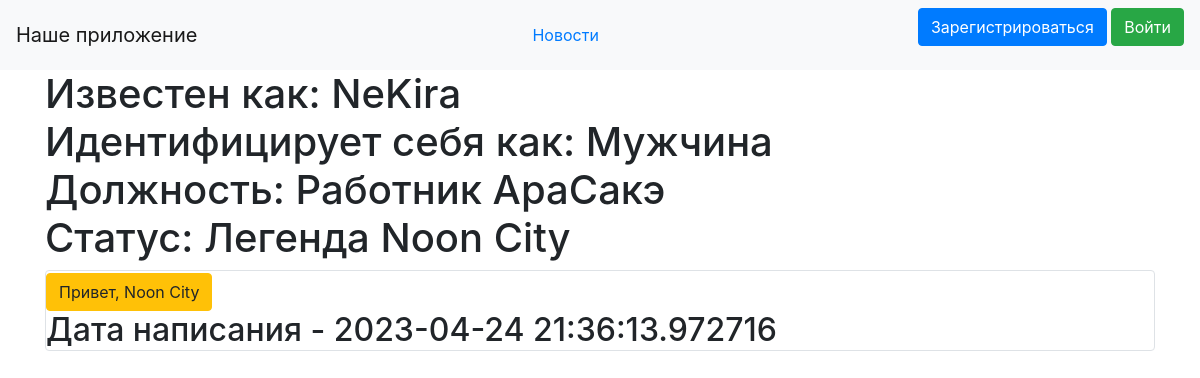
The page /profile/5 on the database as committed earlier.
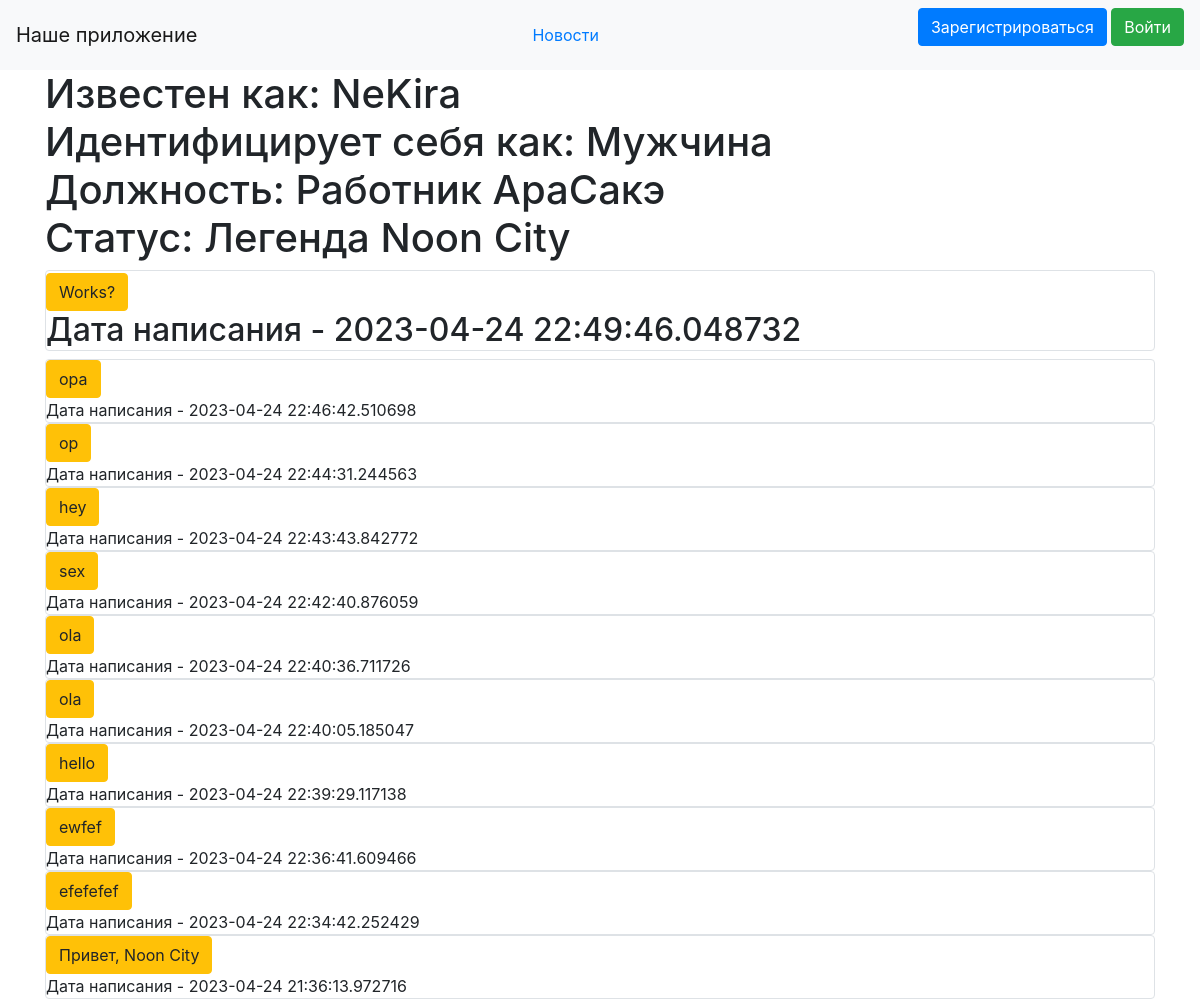
The same page on the database as committed later.
### data/news.py (models this page shows)
class News(SqlAlchemyBase):
    __tablename__ = 'news'
    id = sqlalchemy.Column(sqlalchemy.Integer,
                           primary_key=True, autoincrement=True)
    content = sqlalchemy.Column(sqlalchemy.String, nullable=True)
    created_date = sqlalchemy.Column(sqlalchemy.DateTime,
                                     default=datetime.datetime.now)
    user_id = sqlalchemy.Column(sqlalchemy.Integer,
                                sqlalchemy.ForeignKey("citizens.id"))
    user = orm.relationship('User')

### server.py (the view)
@app.route('/profile/<int:id>')
def profile(id):
    db_sess = db_session.create_session()
    person = db_sess.query(User).filter(User.id == id).first()
    news = db_sess.query(News).filter(News.user_id == id)[::-1]
    param = {}
    param['news'] = news
    param['name'] = person.name
    param['sex'] = person.sex
    param['job'] = person.job
    param['reputation'] = person.reputation
    param['user_id'] = person.id
    if person:
        return render_template('profile.html', **param)
    else:
        abort(404)

### data/db_session.py (called while the page is built)
def create_session() -> Session:
    global __factory
    return __factory()

### templates/profile.html (shortened to what this page needs)
{% extends "base.html" %}
{% block content %}
<h1>
    Известен как: {{name}}<br>
    Идентифицирует себя как: {{sex}}<br>
    Должность: {{job}}<br>
    Статус: {{reputation}}<br>
</h1>
<h2>
    {% for item in news%}
    {% if user_id == item.user_id%}
    <div class="col-md6 border rounded">
        <div>
            <a href="/single_new/{{ item.id }}" class="btn btn-warning">
                {{item.content}}
            </a>
        </div>
        <div>
            Дата написания - {{item.created_date}}
        </div>
    </div>
    {% endif %}
</h2>
{% endfor%}
{% endblock %}

Rows that differ between the two databases and show on the page:
added News: content "Works?", created_date "2023-04-24 22:49:46.048732"
added News: content "opa", created_date "2023-04-24 22:46:42.510698"
added News: content "op", created_date "2023-04-24 22:44:31.244563"
added News: content "hey", created_date "2023-04-24 22:43:43.842772"
added News: content "sex", created_date "2023-04-24 22:42:40.876059"
added News: content "ola", created_date "2023-04-24 22:40:36.711726"
added News: content "ola", created_date "2023-04-24 22:40:05.185047"
added News: content "hello", created_date "2023-04-24 22:39:29.117138"
added News: content "ewfef", created_date "2023-04-24 22:36:41.609466"
added News: content "efefefef", created_date "2023-04-24 22:34:42.252429"
